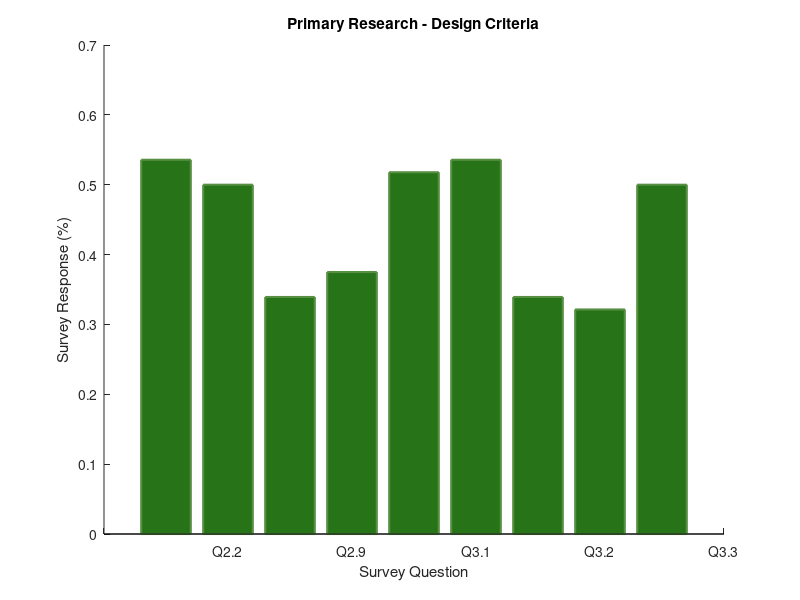

MATLAB code for this plot: (Note: this script raises an error after producing the figure.)
%% COMS 363 - Final Report Results Metric Calculator

% Clear Everything
clear all;

% # of Participants
N = 14;

% # of Questions
M = 16;

% Weighting Vector
W = [0; 0.25; 0.50; 0.75; 1];

% Answer Matrix
        % Question 2 Breakdown
A =  [  [1, 1, 1, 6, 5],
        [1, 5, 2, 3, 3],
        [0, 8, 0, 3, 3],
        [0, 3, 0, 8, 3],
        [2, 2, 0, 6, 4],
        [0, 1, 2, 8, 3],
        [0, 1, 3, 8, 2],
        [0, 1, 2, 8, 3],
        [3, 4, 0, 4, 3],
        [1, 2, 1, 5, 5],
        % Question 3 Breakdown
        [5, 4, 1, 3, 1],
        [5, 2, 3, 3, 1],
        [2, 3, 3, 4, 2],
        [1, 2, 6, 4, 1],
        [3, 7, 1, 2, 1],
        [5, 3, 3, 3, 0] ];
    
% Final Values
Score = (A*W)/N;
Score4 = 0.5;
Score5 = 0.5;
Score6 = 0.429;

% Display Metrics
for i=1:M
    if i <= 10
        Q = 2;
        X = i;
    else
        Q = 3;
        X = i -10;
    end
    
    display(sprintf('Question %d.%d: %.3f - %.1f%%', Q, X, Score(i), Score(i)*100));
        
end

%% Categorical Breakdown Stuff

% Design Questions (9)
Design_Q = [22; 29; 31; 32; 33; 34; 35; 36; 40];
% Identity Questions (7)
Identity_Q = [21; 26; 27; 28; 36; 40; 50];
% Accessibility Questions (8)
Access_Q = [22; 23; 25; 27; 33; 36; 40; 60];
% Navigation Questions (8)
Navi_Q = [23; 24; 25; 26; 27; 210; 50; 60];

%% Design Metrics Graph
% Create Empty Vectors
Design_BarGraph = zeros(length(Design_Q),1);
Design_BarGraphLabels = cell(length(Design_Q)+1, 1);
Design_BarGraphLabels(1) = '';

% Load Questions for Design
for i = 1:length(Design_Q)
    
    % Decode Question
    if Design_Q(i,1) == 210
        Q1 = 10;
        Q2 = 2;
    else
        Q1 = mod(Design_Q(i,1), 10);
        Q2 = (Design_Q(i,1) - Q1)/10;
    end
    
    % Find Score Index
    if Q2 == 2      % Question 2
        index = Q1;
        QScore = Score(index);
    elseif Q2 == 4  % Question 4
        QScore = Score4;
    elseif Q2 == 5  % Question 5
        QScore = Score5;
    elseif Q2 == 6  % Question 6
        QScore = Score6;
    else            % Question 3
        index = 10 + Q1;
        QScore = Score(index);
    end
        
    % Load in Question # and Score
    Design_BarGraphLabels(i+1) = cellstr(sprintf('Q%1.1f', (Q2 + Q1/10)));
    Design_BarGraph(i) = QScore;
end

% Plot Design Bar Graph
figure(1);
hold on;
bar(Design_BarGraph, 'FaceColor',[0.153 .451 .09],'EdgeColor',[0.341 .561 .263],'LineWidth',1.5);
set(gca, 'xticklabel', Design_BarGraphLabels);
title('Primary Research - Design Criteria');
ylabel('Survey Response (%)');
xlabel('Survey Question');
rline = refline(0,0.5);
rline.Color = [0.629, .067, .629];
rline.LineWidth = 1.5;
hold off;


%% Identity Metrics Graph
% Create Empty Vectors
Identity_BarGraph = zeros(length(Identity_Q),1);
Identity_BarGraphLabels = cell(length(Identity_Q)+1, 1);
Identity_BarGraphLabels(1) = '';

% Load Questions for Identity
for i = 1:length(Identity_Q)
    
    % Decode Question
    if Identity_Q(i,1) == 210
        Q1 = 10;
        Q2 = 2;
    else
        Q1 = mod(Identity_Q(i,1), 10);
        Q2 = (Identity_Q(i,1) - Q1)/10;
    end
    
    % Find Score Index
    if Q2 == 2      % Question 2
        index = Q1;
        QScore = Score(index);
    elseif Q2 == 4  % Question 4
        QScore = Score4;
    elseif Q2 == 5  % Question 5
        QScore = Score5;
    elseif Q2 == 6  % Question 6
        QScore = Score6;
    else            % Question 3
        index = 10 + Q1;
        QScore = Score(index);
    end
        
    % Load in Question # and Score
    Identity_BarGraphLabels(i+1) = cellstr(sprintf('Q%1.1f', (Q2 + Q1/10)));
    Identity_BarGraph(i) = QScore;
end

% Plot Design Bar Graph
figure(2);
hold on;
bar(Identity_BarGraph, 'FaceColor',[0.123 .42 .435],'EdgeColor',[0.246 .84 .87], 'LineWidth', 1.5);
set(gca, 'xticklabel', Identity_BarGraphLabels);
title('Primary Research - Identity Criteria');
ylabel('Survey Response (%)');
xlabel('Survey Question');
rline = refline(0,0.5);
rline.Color = [0.629, .067, .629];
rline.LineWidth = 1.5;
hold off;

%% Accessibility Metrics Graph
% Create Empty Vectors
Access_BarGraph = zeros(length(Access_Q),1);
Access_BarGraphLabels = cell(length(Access_Q)+1, 1);
Access_BarGraphLabels(1) = '';
% Load Questions for Access
for i = 1:length(Access_Q)
    
    % Decode Question
    if Access_Q(i,1) == 210
        Q1 = 10;
        Q2 = 2;
    else
        Q1 = mod(Access_Q(i,1), 10);
        Q2 = (Access_Q(i,1) - Q1)/10;
    end
    
    % Find Score Index
    if Q2 == 2      % Question 2
        index = Q1;
        QScore = Score(index);
    elseif Q2 == 4  % Question 4
        QScore = Score4;
    elseif Q2 == 5  % Question 5
        QScore = Score5;
    elseif Q2 == 6  % Question 6
        QScore = Score6;
    else            % Question 3
        index = 10 + Q1;
        QScore = Score(index);
    end
        
    % Load in Question # and Score
    Access_BarGraphLabels(i+1) = cellstr(sprintf('Q%1.1f', (Q2 + Q1/10)));
    Access_BarGraph(i) = QScore;
end
% Plot Access Bar Graph
figure(3);
hold on;
bar(Access_BarGraph, 'FaceColor',[0.153 .451 .09],'EdgeColor',[0.341 .561 .263], 'LineWidth', 1.5);
set(gca, 'xticklabel', Access_BarGraphLabels);
axis([0,length(Access_Q)+1, 0 1]);
title('Primary Research - Accessibility Criteria');
ylabel('Survey Response (%)');
xlabel('Survey Question');
rline = refline(0,0.5);
rline.Color = [0.629, .067, .629];
rline.LineWidth = 1.5;
hold off;

%% Navigation Metrics Graph
% Create Empty Vectors
Navi_BarGraph = zeros(length(Navi_Q),1);
Navi_BarGraphLabels = cell(length(Navi_Q)+1, 1);
Navi_BarGraphLabels(1) = '';
% Load Questions for Navigation
for i = 1:length(Navi_Q)
    
    % Decode Question
    if Navi_Q(i,1) == 210
        Q1 = 1;
        Q2 = 2;
    else
        Q1 = mod(Navi_Q(i,1), 10);
        Q2 = (Navi_Q(i,1) - Q1)/10;
    end
    
    % Find Score Index
    if Q2 == 2      % Question 2
        index = Q1;
        QScore = Score(index);
    elseif Q2 == 4  % Question 4
        QScore = Score4;
    elseif Q2 == 5  % Question 5
        QScore = Score5;
    elseif Q2 == 6  % Question 6
        QScore = Score6;
    else            % Question 3
        index = 10 + Q1;
        QScore = Score(index);
    end
        
    % Load in Question # and Score
    Navi_BarGraphLabels(i+1) = cellstr(sprintf('Q%1.1f', (Q2 + Q1/10)));
    Navi_BarGraph(i) = QScore;
end
% Plot Navigation Bar Graph
figure(4);
hold on;
bar(Navi_BarGraph, 'FaceColor',[0.153 .451 .09],'EdgeColor',[0.341 .561 .263], 'LineWidth', 1.5);
set(gca, 'xticklabel', Navi_BarGraphLabels);
axis([0,length(Navi_Q)+1, 0 1]);
title('Primary Research - Navigation Criteria');
ylabel('Survey Response (%)');
xlabel('Survey Question');
rline = refline(0,0.5);
rline.Color = [0.629, .067, .629];
rline.LineWidth = 1.5;
hold off;